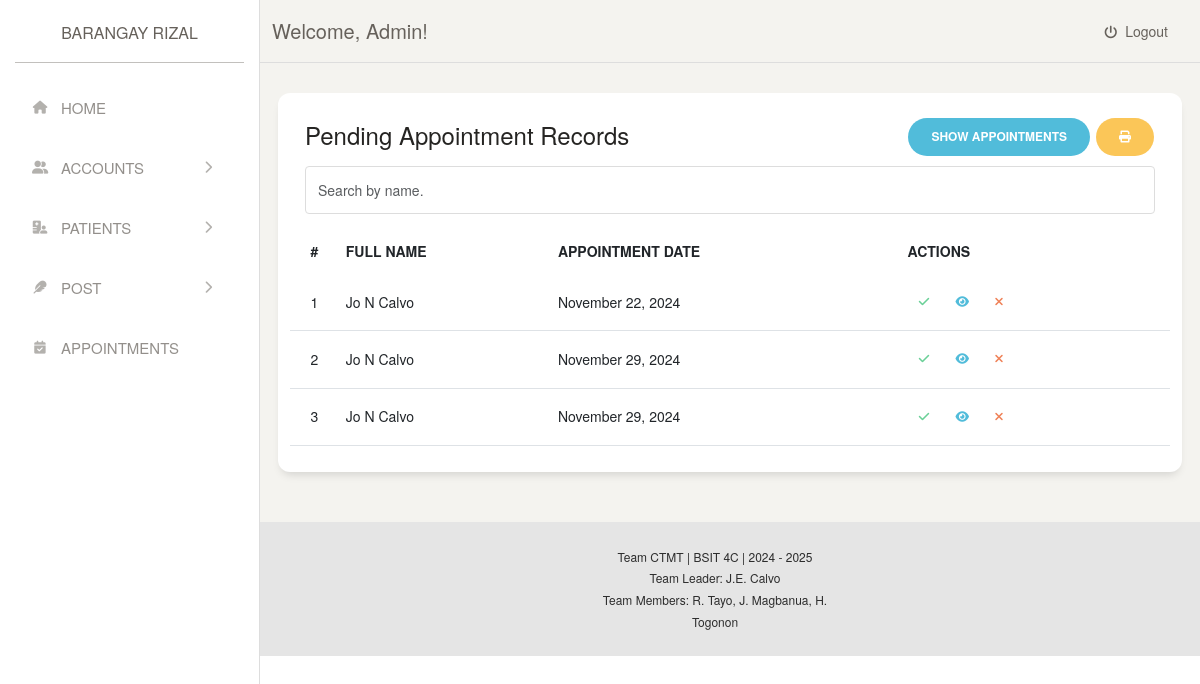
The page /admin/appointment/pending.php (signed in) on the database its author committed.
### tables this page shows
CREATE TABLE `tbl_appointment` (
  `appointment_id` int(11) NOT NULL,
  `user_id` int(11) NOT NULL,
  `appointment_reason` text NOT NULL,
  `appointment_date` date NOT NULL,
  `created_at` timestamp NOT NULL DEFAULT CURRENT_TIMESTAMP,
  `appointment_status` varchar(20) DEFAULT 'Pending'
);

CREATE TABLE `tbl_user` (
  `user_id` int(11) NOT NULL,
  `user_username` varchar(50) NOT NULL,
  `user_password` varchar(255) NOT NULL,
  `user_firstName` varchar(100) NOT NULL,
  `user_midInitial` char(1) DEFAULT NULL,
  `user_lastName` varchar(100) NOT NULL,
  `user_suffix` varchar(10) DEFAULT NULL,
  `user_birthDate` date NOT NULL,
  `user_contactNumber` varchar(15) NOT NULL,
  `user_sex` enum('Male','Female') NOT NULL,
  `user_address` text NOT NULL,
  `user_photo` varchar(255) DEFAULT NULL,
  `user_status` enum('pending','approved','rejected') DEFAULT 'pending',
  `created_at` timestamp NOT NULL DEFAULT CURRENT_TIMESTAMP
);

### admin/appointment/pending.php (the view, shortened to what this page needs)
<?php
include('../../includes/admin/appointmentController.php');
$queryPendingAppointments = "SELECT a.*, u.user_firstName, u.user_lastName, u.user_midInitial, u.user_username, u.user_sex, u.user_birthDate, u.user_contactNumber, u.user_address
                             FROM tbl_appointment a
                             JOIN tbl_user u ON a.user_id = u.user_id
                             WHERE a.appointment_status = 'Pending'
                             ORDER BY a.appointment_date ASC";
$resultPendingAppointments = $mysqli->query($queryPendingAppointments);
$appointments = [];
while ($row = $resultPendingAppointments->fetch_assoc()) {
    $appointments[] = $row;
}
?>
<!DOCTYPE html>
<html lang="en">
<head>
    <?php include '../../templates/links.php'; ?>
</head>
<body>
    <div class="wrapper">
        <?php include '../templates/sidebar.php'; ?>
        <div class="main-panel">
            <?php include '../templates/topnav.php'; ?>
            <div class="content">
                <div class="row">
                    <div class="card table-with-links">
                        <div class="card-header">
                            <div>
                                <h4 class="card-title float-start">Pending Appointment Records</h4>
                                <div class="float-end">
                                    <a href="../../admin/appointment/index.php" class="btn btn-info btn-round">Show Appointments</a>
                                    <button class="btn btn-warning btn-round"><i class="fa fa-print"></i></button>
                                </div>
                            </div>
                            <input type="text" id="searchPendingAppointments" class="form-control" placeholder="Search by name.">
                        </div>
                        <div class="card-body table-full-width">
                            <table class="table" id="displayPendingAppointments">
                                <thead>
                                    <tr>
                                        <th class="text-center">#</th>
                                        <th>Full Name</th>
                                        <th>Appointment Date</th>
                                        <th>Actions</th>
                                    </tr>
                                </thead>
                                <tbody>
                                    <?php
                                    if (empty($appointments)) {
                                        echo '<tr><td colspan="4" class="text-center">No pending appointments!</td></tr>';
                                    } else {
                                        $counter = 1;
                                        foreach ($appointments as $row):
                                            $formattedAppointmentDate = (new DateTime($row['appointment_date']))->format('F j, Y');
                                    ?>
                                            <tr>
                                                <td class="text-center"><?php echo $counter++; ?></td>
                                                <td><?php echo $row['user_firstName'] . ' ' . $row['user_midInitial'] . ' ' . $row['user_lastName']; ?></td>
                                                <td><?php echo $formattedAppointmentDate; ?></td>
                                                <td class="td-actions">
                                                    <a href='?action=approve&appointment_id=<?php echo $row['appointment_id']; ?>' class='btn btn-success btn-link btn-xs' title="Approve"><i class='fa fa-check'></i></a>
                                                    <a href="#" data-toggle="modal" data-target="#viewModal<?php echo $row['appointment_id']; ?>" class='btn btn-info btn-link btn-xs' title="View"><i class='fa fa-eye'></i></a>
                                                    <a href='?action=decline&appointment_id=<?php echo $row['appointment_id']; ?>' class='btn btn-danger btn-link btn-xs' title="Decline"><i class='fa fa-times'></i></a>
                                                </td>
                                            </tr>
                                    <?php endforeach; ?>
                                    <?php } ?>
                                </tbody>
                            </table>
                        </div>
                    </div>
                </div>
            </div>
            <?php include '../../templates/footer.php'; ?>
        </div>
    </div>
</body>
</html>

### styles/vars.css (style rules this page uses)
:root { --neutral50: #fafafa; --neutral100: #f5f5f5; --neutral200: #e5e5e5; --neutral300: #d4d4d4; --neutral400: #a3a3a3; --neutral500: #737373; --neutral600: #525252; --neutral700: #404040; --neutral800: #262626; --neutral900: #171717; --neutral950: #0a0a0a; --warning50: #fffbeb; --warning100: #fef3c7; --warning200: #fde68a; --warning300: #fcd34d; --warning400: #fbbf24; --warning500: #f59e0b; --warning600: #d97706; --warning700: #b45309; --warning800: #92400e; --warning900: #78350f; --warning950: #451a03; --success50: #f0fdf4; --success100: #dcfce7; --success200: #bbf7d0; --success300: #86efac; --success400: #4ade80; --success500: #22c55e; --success600: #16a34a; --success700: #15803d; --success800: #166534; --success900: #14532d; --success950: #052e16; --danger50: #fef2f2; --danger100: #fee2e2; --danger200: #fecaca; --danger300: #fca5a5; --danger400: #f87171; --danger500: #ef4444; --danger600: #dc2626; --danger700: #b91c1c; --danger800: #991b1b; --danger900: #7f1d1d; --danger950: #450a0a; --primary50: #eff6ff; --primary100: #dbeafe; --primary200: #bfdbfe; --primary300: #93c5fd; --primary400: #60a5fa; --primary500: #3b82f6; --primary600: #2563eb; --primary700: #1d4ed8; --primary800: #1e40af; --primary900: #1e3a8a; --primary950: #172554; }

### styles/forms.css (style rules this page uses)
.form-control { border: 1px solid var(--neutral200); padding: 12px 16px; outline: none; border-radius: 6px; display: block; width: 100%; transition: all 250ms ease-in-out; }
input.form-control, select.form-control { height: 48px; }
.form-control::placeholder { color: var(--neutral400); }

### rows shown on the page
tbl_appointment: user.user_firstName "Jo", user.user_midInitial "N", user.user_lastName "Calvo", appointment_date "November 22, 2024"
tbl_appointment: user.user_firstName "Jo", user.user_midInitial "N", user.user_lastName "Calvo", appointment_date "November 29, 2024"
tbl_appointment: user.user_firstName "Jo", user.user_midInitial "N", user.user_lastName "Calvo", appointment_date "November 29, 2024"

### other values the page prints
$_SESSION['admin_username'] "Admin"
